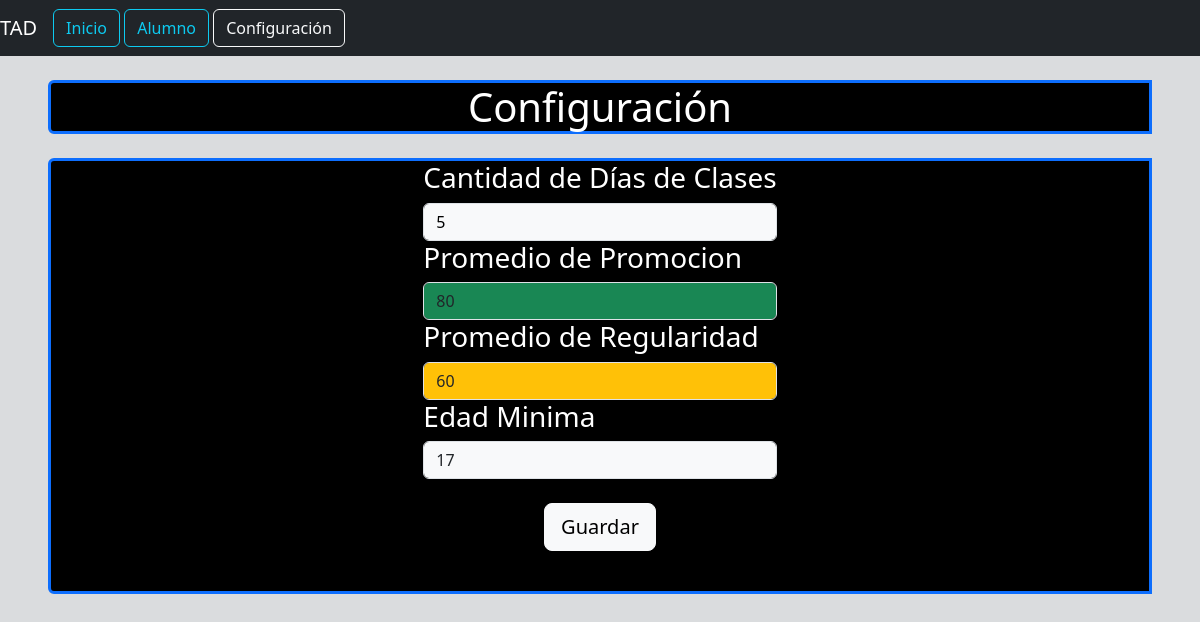
Screenshot of /TAD/Parametros/pagina_parametros.php with the database file from the repository.
### tables this page shows
CREATE TABLE IF NOT EXISTS `parametros` (
  `cantidad_dias` int DEFAULT NULL,
  `promedio_promocion` int DEFAULT NULL,
  `promedio_regularidad` int DEFAULT NULL,
  `edad_minima` int DEFAULT NULL
);

### TAD/BD/conexion.php (called while the page is built, shortened)
<?php
class BD {
    private $host = "localhost";
    private $dbname = "sistema_asistencia";
    private $username = "root";
    private $password = null;
    private $connection;
    public function __construct()
    {
        $this-> connection = new mysqli($this -> host,$this->username,$this->password,$this -> dbname);
    }
    public function Ejecutar($consulta){
        return $this->connection->query($consulta);
    }
}
?>

### TAD/Clases/Parametro.php (called while the page is built, shortened)
<?php
class Parametro {
    public static function getParametros() {
        $parametro = "select * from parametros";
        return $parametro;
    }
}
?>

### TAD/Parametros/pagina_parametros.php (the view, shortened to what this page needs)
<?php
    require_once("../../TAD/BD/conexion.php");
    require_once("../Clases/Parametro.php");
    $BD = new BD();
    $parametro = Parametro::getParametros();
    $contenedor = $BD->Ejecutar($parametro);
    $configuracion = $contenedor -> fetch_assoc();
    $cantidad_dias = $configuracion["cantidad_dias"];
    $promedio_promocion = $configuracion["promedio_promocion"];
    $promedio_regularidad = $configuracion["promedio_regularidad"];
    $edad_minima = $configuracion["edad_minima"];
?>
<!DOCTYPE html>
<html lang="es">
<head>
    <link rel="stylesheet" href="/bootstrap/bootstrap-5.3.2-dist/css/bootstrap.min.css">
</head>
<body class="bg-secondary bg-opacity-25">
    <nav class="navbar navbar-dark bg-dark">
        <a class="navbar-brand">TAD</a>
        <div class="me-auto">
            <a href="/pagina_principal.html"><button class="btn btn-outline-info">Inicio</button></a>
            <a href="/Alumno/pagina_alumno.php"> <button class="btn btn-outline-info">Alumno</button></a>
            <a href="/Parametros/pagina_parametros.php"><button class="btn btn-outline-light">Configuración</button></a>
        </div>
    </nav>
    <h1 class="d-flex justify-content-center border border-3 border-primary rounded-start mx-5 m-4 bg-black text-white">Configuración</h1>
    <form action="/Parametros/configuracion.php" method="post" class="d-flex justify-content-center m-4 border border-3 border-primary rounded-start mx-5 text-white bg-black">
        <div>
                <h3>Cantidad de Días de Clases</h3>
                <input type="number" name="cantidad_dias" value="<?php echo $cantidad_dias ?>" class="form-control bg-light text-black">
                <h3>Promedio de Promocion</h3>
                <input type="number" name="promedio_promocion" value="<?php echo $promedio_promocion ?>" class="form-control bg-success">
                <h3>Promedio de Regularidad</h3>
                <input type="number" name="promedio_regularidad" value="<?php echo $promedio_regularidad ?>" class="form-control bg-warning">
                <h3>Edad Minima</h3>
                <input type="number" name="edad_minima" value="<?php echo $edad_minima ?>" class="form-control bg-light">
                <p class="d-flex justify-content-center"><input type="submit" name="enviar" class="btn btn-light m-4 btn-lg" value="Guardar"></p>
        </div>
    </form>
</body>
</html>

### rows the page displays
parametros: cantidad_dias "5", promedio_promocion "80", promedio_regularidad "60", edad_minima "17"
